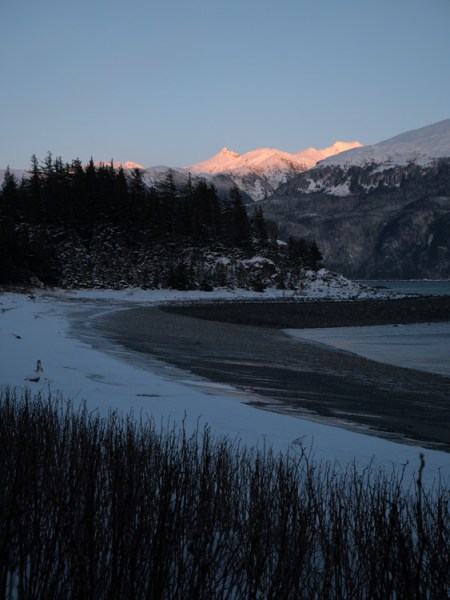
#> input picture a3/A3/data/landscape_1.jpg, 450 x 600 px
$ python a3.py   (Python 2 division)
#> lines starting #> are read from the running program, lines starting #| are printed output that depends on the picture
import matplotlib.pyplot as plt
import cv2
import numpy as np
import random
import math
from sklearn.metrics.pairwise import euclidean_distances


#===================================Question 1========================##
# [383 lines left out: functions find_homography, q1, readToGray, getKeypointsAndFeatures, featureMatching1, featureMatching and 7 more, not called in this run]

def q4():
	# Get input set of images
	img1 = cv2.imread('./A3/data/landscape_1.jpg')
#> img1 is the input picture: shape (600, 450, 3); mean B, G, R 87, 73.3, 61.5
	img2 = cv2.imread('./A3/data/landscape_2.jpg')
	img3 = cv2.imread('./A3/data/landscape_3.jpg')
	img4 = cv2.imread('./A3/data/landscape_4.jpg')
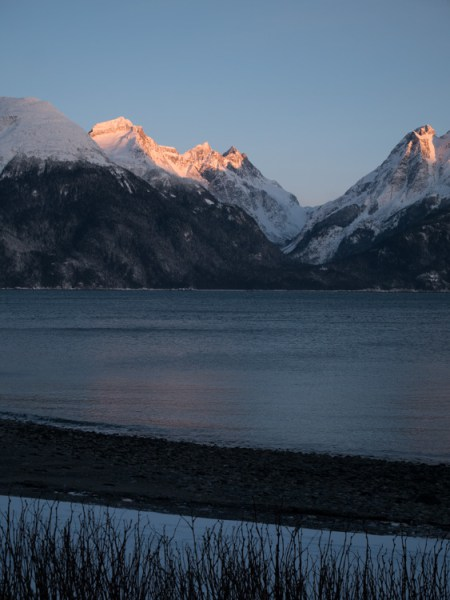
#> input picture a3/A3/data/landscape_4.jpg, 450 x 600 px
#> img4 is the input picture: shape (600, 450, 3); mean B, G, R 95.4, 79.5, 65.2
	img5 = cv2.imread('./A3/data/landscape_5.jpg')
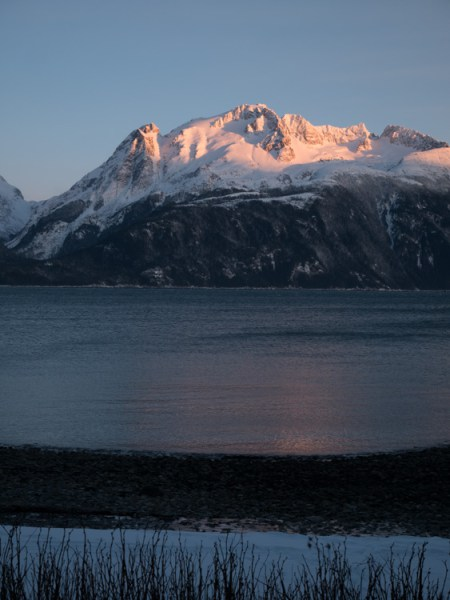
#> input picture a3/A3/data/landscape_5.jpg, 450 x 600 px
#> img5 is the input picture: shape (600, 450, 3); mean B, G, R 93.8, 78.8, 67.1
	img6 = cv2.imread('./A3/data/landscape_6.jpg')
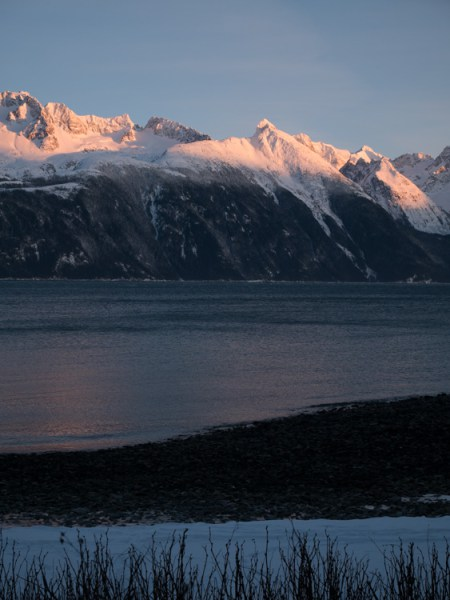
#> input picture a3/A3/data/landscape_6.jpg, 450 x 600 px
#> img6 is the input picture: shape (600, 450, 3); mean B, G, R 88.3, 75, 66.4
	img7 = cv2.imread('./A3/data/landscape_7.jpg')
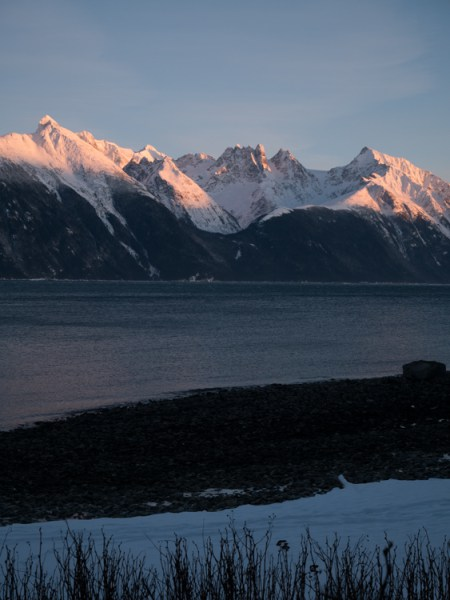
#> input picture a3/A3/data/landscape_7.jpg, 450 x 600 px
#> img7 is the input picture: shape (600, 450, 3); mean B, G, R 89.7, 75.9, 65.8
	img8 = cv2.imread('./A3/data/landscape_8.jpg')
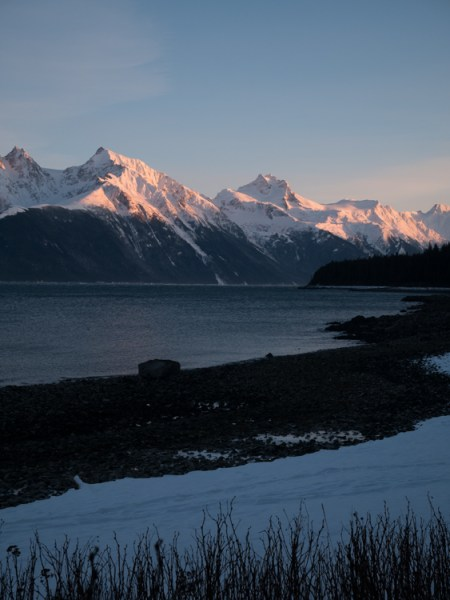
#> input picture a3/A3/data/landscape_8.jpg, 450 x 600 px
#> img8 is the input picture: shape (600, 450, 3); mean B, G, R 95.9, 81.1, 68.5
	img9 = cv2.imread('./A3/data/landscape_9.jpg')
	img_list_left = [img1,img2,img3,img4,img5]

	# flip the images
	img5 = np.flip(img5,1)
	img6 = np.flip(img6,1)
	img7 = np.flip(img7,1)
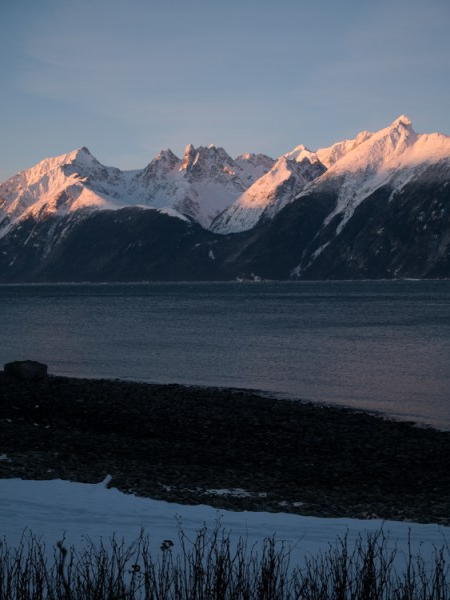
#> img7: shape (600, 450, 3); mean B, G, R 89.7, 75.9, 65.8
	img8 = np.flip(img8,1)
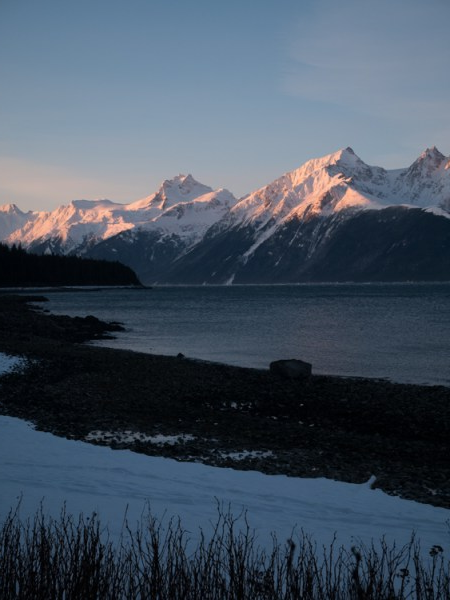
#> img8: shape (600, 450, 3); mean B, G, R 95.9, 81.1, 68.5
#> (the run stopped early here; a loop or call above may not have finished)
